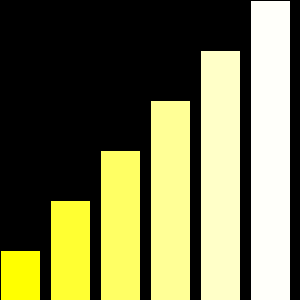
Frame 1 (no input)
Frame 60 (the mouse pressed at the canvas centre just before this capture): identical to frame 1, image omitted
Frame 120 (the mouse held since frame 60 and released just before this capture): identical to frame 1, image omitted

The Processing sketch that drew this single still picture (run headless with seeded random() and noise(); from frame 60 on, the mouse is pressed at the canvas centre):

// Processing sketch: ex09_07
// ── ex09_07.pde
// 배열과 반복문을 사용하여 여섯 개의 막대 그래프 그리기

int[] value = {50, 100, 150, 200, 250, 300};

void setup() {
  size(300, 300);
}

void draw() {
  background(0);
  for (int i = 0; i < 6; i++) {
    fill(255, 255, i*50);
    rect(i*50, height-value[i], 40, value[i]);
  }
}
